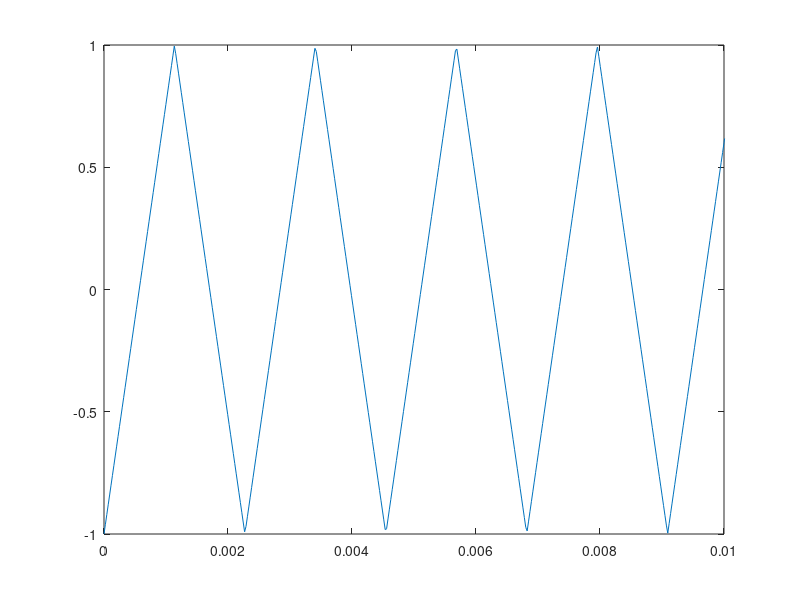

Recreate this plot in MATLAB.
f = 440;
Fs = 44100;
T = 1;
t = 0:(1/Fs):T;


y1 = sin(2*pi*f*t);

audiowrite('sin.wav', y1, Fs)


y2 = sawtooth(2*pi*f*t);

audiowrite('saw.wav', y2, Fs)


%triangle wave
y3 = sawtooth(2*pi*f*t, 0.5);
plot(t,y3)
axis([0 0.01 -1 1])

audiowrite('tri.wav', y3, Fs)


y4 = square(2*pi*f*t);

audiowrite('squ.wav', y4, Fs)